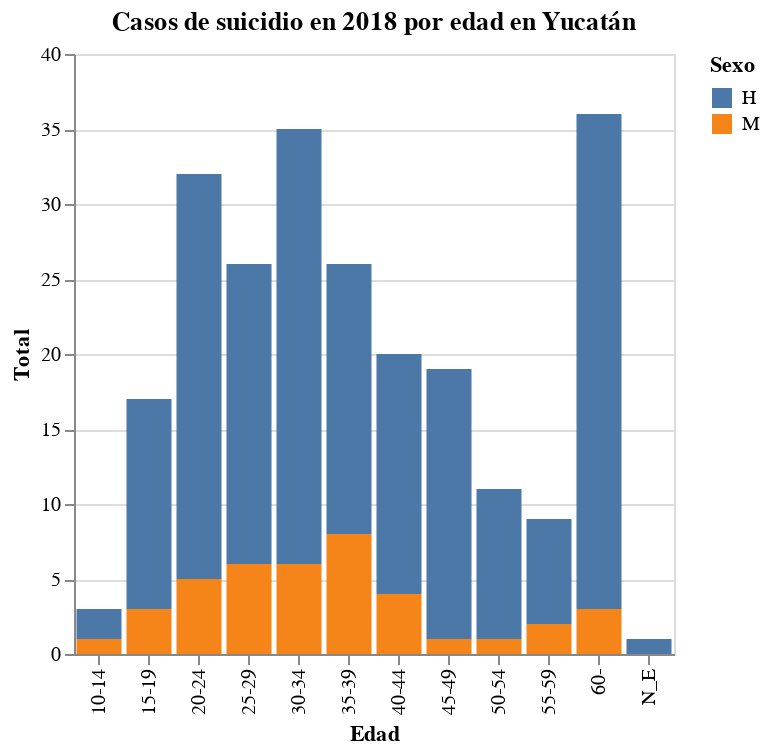

The notebook cell this image was saved under:
### Markdown cell above
Otra manera de ver los casos es a través de un filtro por edad. La mayoría de los casos se registran dentro del rango de 20 a 40 años, tanto en hombres como mujeres. 

También es importante notar que hay un incremento significativo en personas de la tercera edad, es decir, de 60 años en adelante.

### Code cell
inegi_edad = mortalidad_inegi.groupby(['ENTIDAD', 'AÑO', 'EDAD', 'SEXO']).TOTAL.sum().reset_index()
alt.Chart(inegi_edad.query('ENTIDAD == "YUCATAN" and AÑO == "2018"')).mark_bar().encode(
    x = alt.X('EDAD', title='Edad'),
    y = alt.Y('TOTAL', title='Total'),
    color = alt.Color('SEXO', title='Sexo')
).properties(
    width=300,
    title='Casos de suicidio en 2018 por edad en Yucatán'
)

### Figure 1 — Vega-Lite specification as saved in the notebook (floating-point values rounded to 4 significant figures)
{"config": {"view": {"continuousWidth": 400, "continuousHeight": 300}}, "data": {"name": "data-98a2550ca131e7fb05b16455d3833293"}, "mark": "bar", "encoding": {"color": {"type": "nominal", "field": "SEXO", "title": "Sexo"}, "x": {"type": "nominal", "field": "EDAD", "title": "Edad"}, "y": {"type": "quantitative", "field": "TOTAL", "title": "Total"}}, "title": "Casos de suicidio en 2018 por edad en Yucatán", "width": 300, "$schema": "https://vega.github.io/schema/vega-lite/v4.8.1.json", "datasets": {"data-98a2550ca131e7fb05b16455d3833293": [{"ENTIDAD": "YUCATAN", "AÑO": 2018, "EDAD": "10-14", "SEXO": "H", "TOTAL": 2}, {"ENTIDAD": "YUCATAN", "AÑO": 2018, "EDAD": "10-14", "SEXO": "M", "TOTAL": 1}, {"ENTIDAD": "YUCATAN", "AÑO": 2018, "EDAD": "15-19", "SEXO": "H", "TOTAL": 14}, {"ENTIDAD": "YUCATAN", "AÑO": 2018, "EDAD": "15-19", "SEXO": "M", "TOTAL": 3}, {"ENTIDAD": "YUCATAN", "AÑO": 2018, "EDAD": "20-24", "SEXO": "H", "TOTAL": 27}, {"ENTIDAD": "YUCATAN", "AÑO": 2018, "EDAD": "20-24", "SEXO": "M", "TOTAL": 5}, {"ENTIDAD": "YUCATAN", "AÑO": 2018, "EDAD": "25-29", "SEXO": "H", "TOTAL": 20}, {"ENTIDAD": "YUCATAN", "AÑO": 2018, "EDAD": "25-29", "SEXO": "M", "TOTAL": 6}, {"ENTIDAD": "YUCATAN", "AÑO": 2018, "EDAD": "30-34", "SEXO": "H", "TOTAL": 29}, {"ENTIDAD": "YUCATAN", "AÑO": 2018, "EDAD": "30-34", "SEXO": "M", "TOTAL": 6}, {"ENTIDAD": "YUCATAN", "AÑO": 2018, "EDAD": "35-39", "SEXO": "H", "TOTAL": 18}, {"ENTIDAD": "YUCATAN", "AÑO": 2018, "EDAD": "35-39", "SEXO": "M", "TOTAL": 8}, {"ENTIDAD": "YUCATAN", "AÑO": 2018, "EDAD": "40-44", "SEXO": "H", "TOTAL": 16}, {"ENTIDAD": "YUCATAN", "AÑO": 2018, "EDAD": "40-44", "SEXO": "M", "TOTAL": 4}, {"ENTIDAD": "YUCATAN", "AÑO": 2018, "EDAD": "45-49", "SEXO": "H", "TOTAL": 18}, {"ENTIDAD": "YUCATAN", "AÑO": 2018, "EDAD": "45-49", "SEXO": "M", "TOTAL": 1}, {"ENTIDAD": "YUCATAN", "AÑO": 2018, "EDAD": "50-54", "SEXO": "H", "TOTAL": 10}, {"ENTIDAD": "YUCATAN", "AÑO": 2018, "EDAD": "50-54", "SEXO": "M", "TOTAL": 1}, {"ENTIDAD": "YUCATAN", "AÑO": 2018, "EDAD": "55-59", "SEXO": "H", "TOTAL": 7}, {"ENTIDAD": "YUCATAN", "AÑO": 2018, "EDAD": "55-59", "SEXO": "M", "TOTAL": 2}, {"ENTIDAD": "YUCATAN", "AÑO": 2018, "EDAD": "60-", "SEXO": "H", "TOTAL": 33}, {"ENTIDAD": "YUCATAN", "AÑO": 2018, "EDAD": "60-", "SEXO": "M", "TOTAL": 3}, {"ENTIDAD": "YUCATAN", "AÑO": 2018, "EDAD": "N_E", "SEXO": "H", "TOTAL": 1}, {"ENTIDAD": "YUCATAN", "AÑO": 2018, "EDAD": "N_E", "SEXO": "M", "TOTAL": 0}]}}
